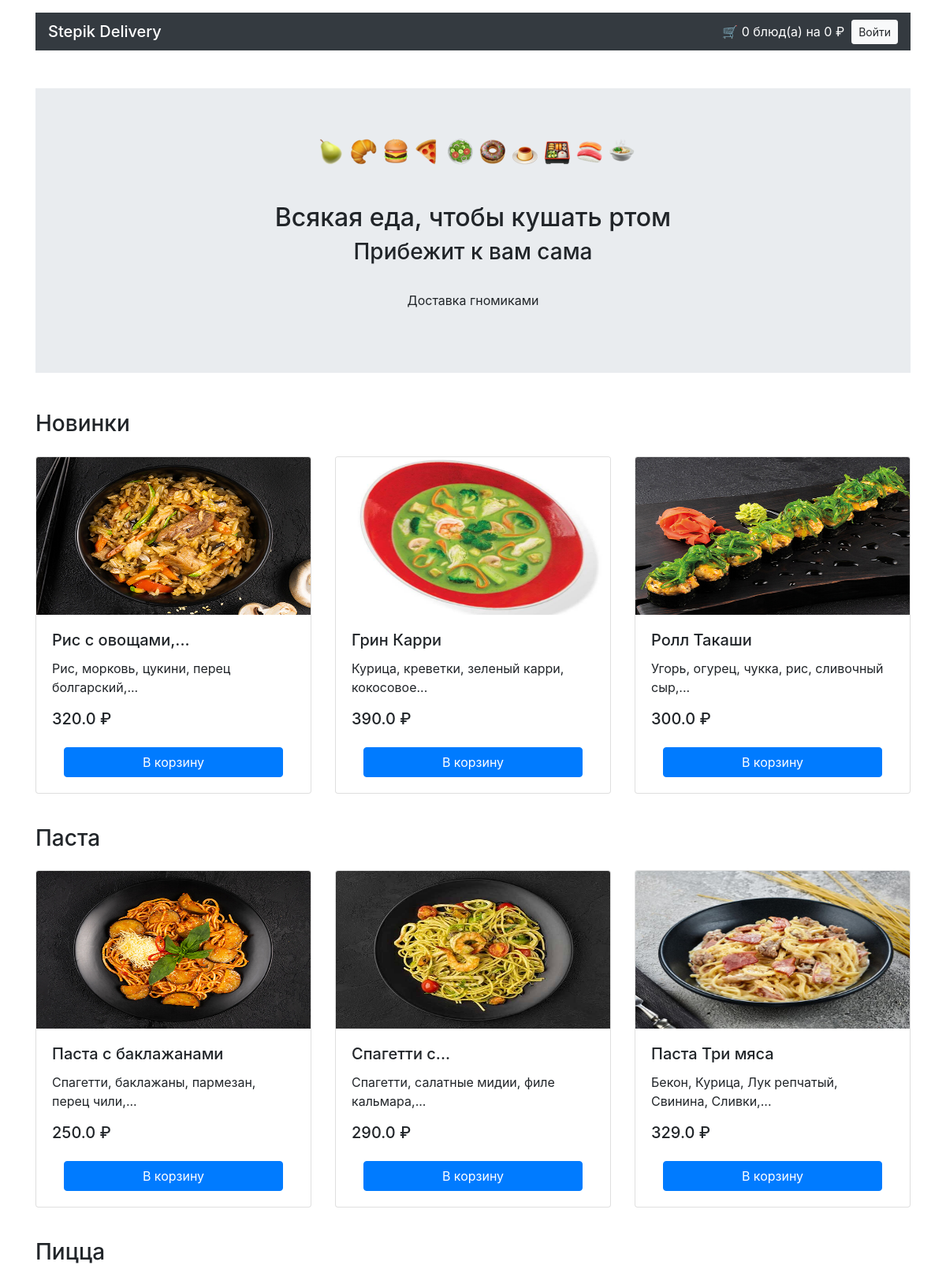
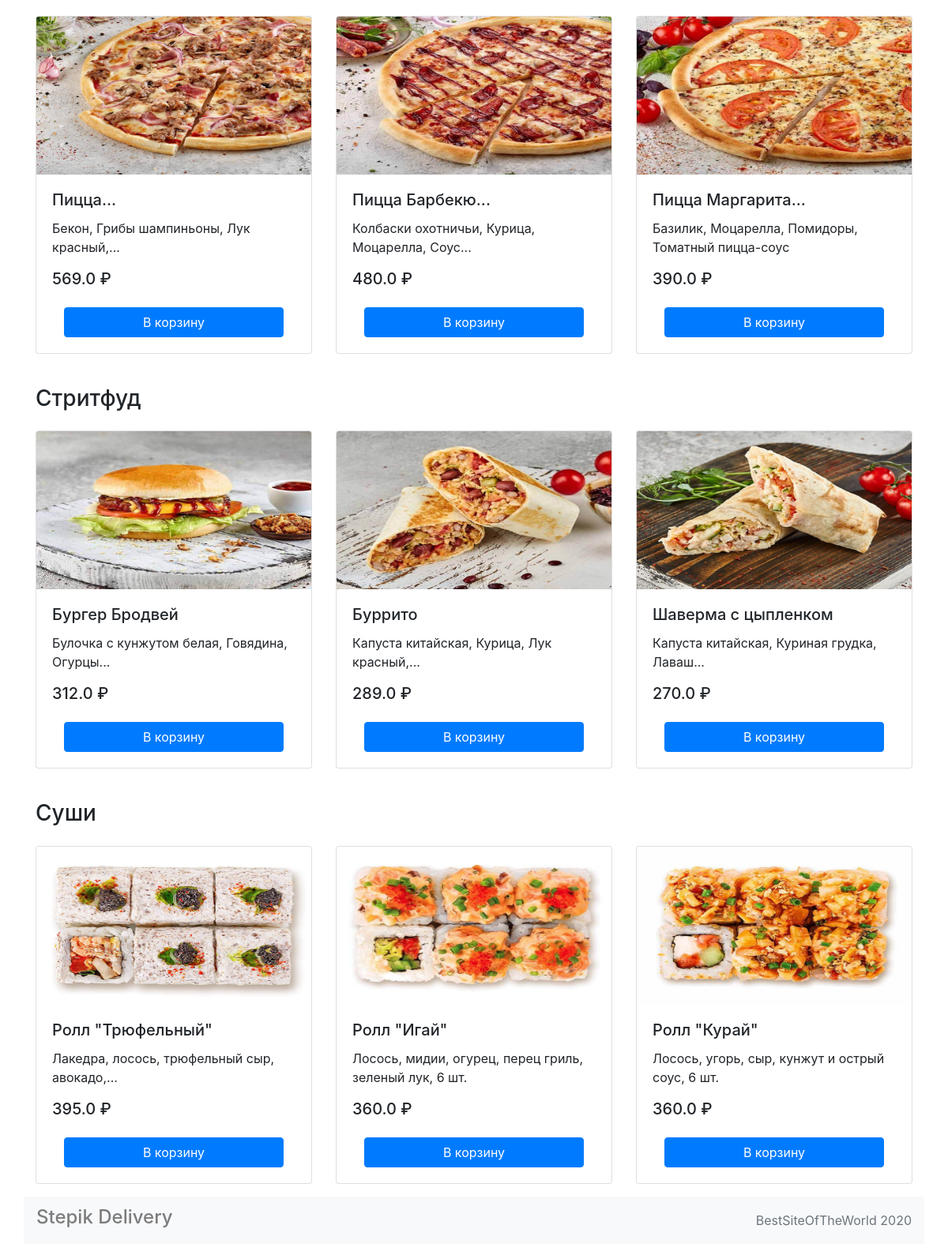
The page / on the database its author committed (2 pictures, top to bottom).
### models.py (models this page shows)
class Category(db.Model):
    __tablename__ = 'categories'
    id = db.Column(db.Integer, primary_key=True)
    title = db.Column(db.String, nullable=False, unique=True)
    dishes = db.relationship('Dish', secondary=dishes_categories_association, back_populates='categories')

class Dish(db.Model):
    __tablename__ = 'dishes'
    id = db.Column(db.Integer, primary_key=True)
    title = db.Column(db.String, nullable=False)
    price = db.Column(db.REAL, nullable=False)
    desc = db.Column(db.String, nullable=False)
    pic = db.Column(db.String, nullable=False)
    categories = db.relationship('Category', secondary=dishes_categories_association, back_populates='dishes')

### views.py (the view, shortened to what this page needs)
@app.route('/', methods=['GET', 'POST'])
def render_main():
    cart = session.get('cart', {'total_cost': 0, 'dishes_list': []})
    session['cart'] = cart
    form = DishForm()
    categories = db.session.query(Category).order_by(Category.id.desc()).all()
    return render_template('main.html', cats=categories, cart=cart, form=form, email=session.get('email', False))

### forms.py
class DishForm(FlaskForm):
     dish_id = IntegerField()
     submit = SubmitField()

### app.py (called while the page is built)
def shuffle(seq):
    random.shuffle(seq)
    return seq

### templates/main.html (shortened to what this page needs)
{% extends 'base.html' %}
{% block main %}
  <main class="container mt-3">
    <section class="my-5 jumbotron jumbotron-fluid">
      <div class="text-center">
        <img class="ml-2" alt="" width="401" height="33">
        <h1 class="h2 mt-5 m-2">Всякая еда, чтобы кушать ртом</h1>
        <h2 class="h3">Прибежит к вам сама</h2>
        <p class="pt-4">Доставка гномиками</p>
      </div>
    </section>
    {% for cat in cats %}
    <section>
      <h3 class="my-4">{{ cat.title }}</h3>
      <div class="row mt-4">
        {% for dish in (cat.dishes| shuffle)[:3] %}
        <div class="col-12 col-md-4">
          <div class="card mb-3">
            <img src=/static/pictures/{{ dish.pic }} width="300" height="200" class="card-img-top" alt="">
            <div class="card-body">
              <h4 class="h5 card-title">{{ dish.title | truncate(20) }}</h4>
              <p class="card-text">{{ dish.desc | truncate(50) }}</p>
              <h4 class="h5 card-title">{{ dish.price }} ₽</h4>
              <div class="container">
                    <form action="/" method="POST">
                        {{ form.submit(class="btn btn-primary btn-block mt-4", value="В корзину") }}
                    </form>
              </div>
            </div>
          </div>
        </div>
        {% endfor %}
      </div>
    </section>
    {% endfor %}
  </main>
{% endblock %}

### templates/base.html (shortened to what this page needs)
<!DOCTYPE html>
<html lang="ru">
<head>
  <link rel="stylesheet" href="https://stackpath.bootstrapcdn.com/bootstrap/4.3.1/css/bootstrap.min.css">
</head>
<body>
  <header class="container mt-3">
    <nav class="py-1 navbar navbar-dark bg-dark">
      <ul class="navbar-nav mr-auto mt-2 mt-lg-0">
        <a href="{{ url_for('render_main') }}" class="h5 my-2 text-white bg-dark" >Stepik Delivery</a>
      </ul>
        <a href="{{ url_for('render_cart') }}" class="my-2 text-white bg-dark">
         &nbsp&nbsp🛒 {{ cart['dishes_list'] | length   }} блюд(а) на {{ cart['total_cost'] }} ₽&nbsp&nbsp</a>
      {% if email %}
      <a href="{{ url_for('render_logout') }}" class="btn btn-light btn-sm ml-4s">Выйти</a>
      {% else %}
      <a href="{{ url_for('render_login') }}" class="btn btn-light btn-sm ml-4s">Войти</a>
      {% endif %}
    </nav>
  </header>
{% block main %} {% endblock %}
<footer class="footer">
    <nav class="container navbar navbar-light bg-light">
      <ul class="navbar-nav mr-auto">
        <p class="h4 nav-link">Stepik Delivery</p>
      </ul>
      <a class="text-muted" href="/">BestSiteOfTheWorld 2020</a>
    </nav>
  </footer>
</body>
</html>

### templates/base.html (style rules this page uses)
html { position: relative; min-height: 100%; }
body { margin-bottom: 60px; }
.footer { position: absolute; bottom: 0; width: 100%; height: 60px; line-height: 60px; }
.navbar { padding-top: 0; padding-bottom: 0; }

### rows shown on the page
Category: title "Новинки"
Dish: pic (picture), title "Рис с овощами,...", desc "Рис, морковь, цукини, перец болгарский,...", price "320.0"
Dish: pic (picture), title "Грин Карри", desc "Курица, креветки, зеленый карри, кокосовое...", price "390.0"
Dish: pic (picture), title "Ролл Такаши", desc "Угорь, огурец, чукка, рис, сливочный сыр,...", price "300.0"
Category: title "Паста"
Dish: pic (picture), title "Паста с баклажанами", desc "Спагетти, баклажаны, пармезан, перец чили,...", price "250.0"
Dish: pic (picture), title "Спагетти с...", desc "Спагетти, салатные мидии, филе кальмара,...", price "290.0"
Dish: pic (picture), title "Паста Три мяса", desc "Бекон, Курица, Лук репчатый, Свинина, Сливки,...", price "329.0"
Category: title "Пицца"
Dish: pic (picture), title "Пицца...", desc "Бекон, Грибы шампиньоны, Лук красный,...", price "569.0"
Dish: pic (picture), title "Пицца Барбекю...", desc "Колбаски охотничьи, Курица, Моцарелла, Соус...", price "480.0"
Dish: pic (picture), title "Пицца Маргарита...", desc "Базилик, Моцарелла, Помидоры, Томатный пицца-соус", price "390.0"
Category: title "Стритфуд"
Dish: pic (picture), title "Бургер Бродвей", desc "Булочка с кунжутом белая, Говядина, Огурцы...", price "312.0"
Dish: pic (picture), title "Буррито", desc "Капуста китайская, Курица, Лук красный,...", price "289.0"
Dish: pic (picture), title "Шаверма с цыпленком", desc "Капуста китайская, Куриная грудка, Лаваш...", price "270.0"
Category: title "Суши"
Dish: pic (picture), title "Ролл \"Трюфельный\"", desc "Лакедра, лосось, трюфельный сыр, авокадо,...", price "395.0"
Dish: pic (picture), title "Ролл \"Игай\"", desc "Лосось, мидии, огурец, перец гриль, зеленый лук, 6 шт.", price "360.0"
Dish: pic (picture), title "Ролл \"Курай\"", desc "Лосось, угорь, сыр, кунжут и острый соус, 6 шт.", price "360.0"

### other values the page prints
{{ cart['dishes_list'] | length }} "0"
{{ cart['total_cost'] }} "0"
